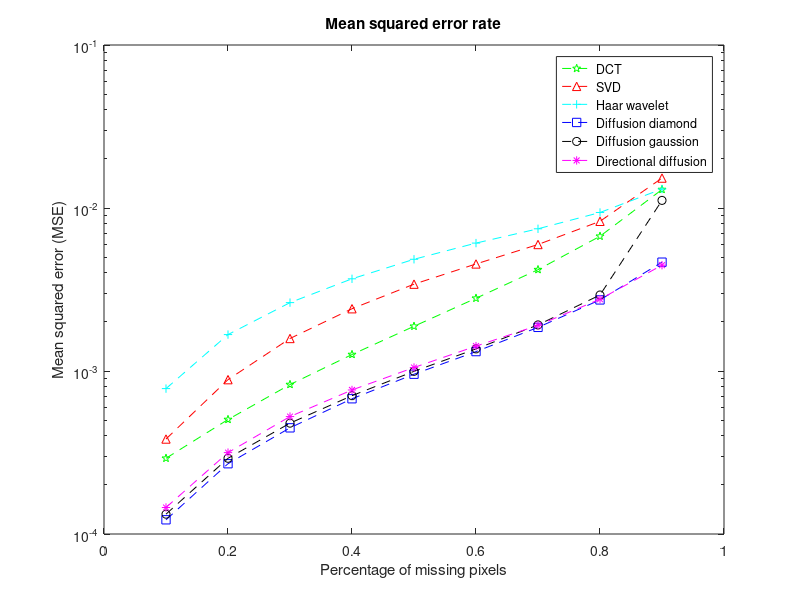
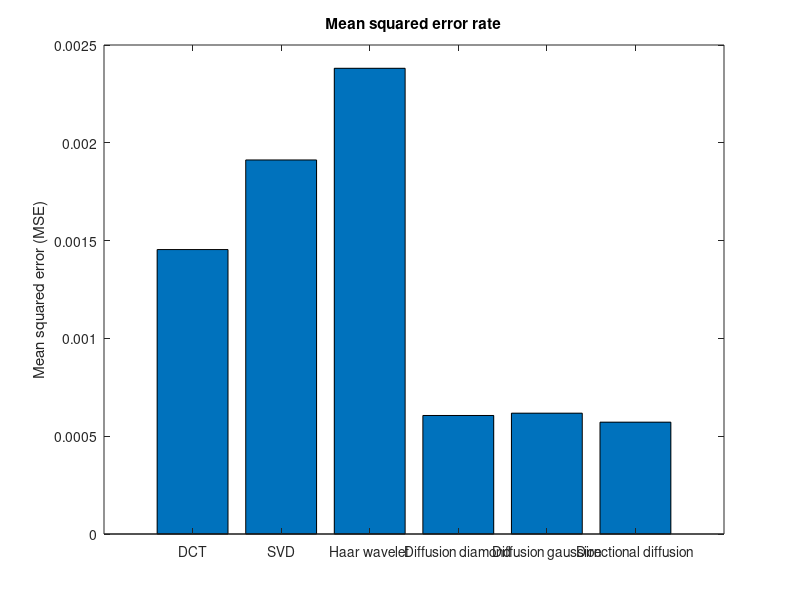
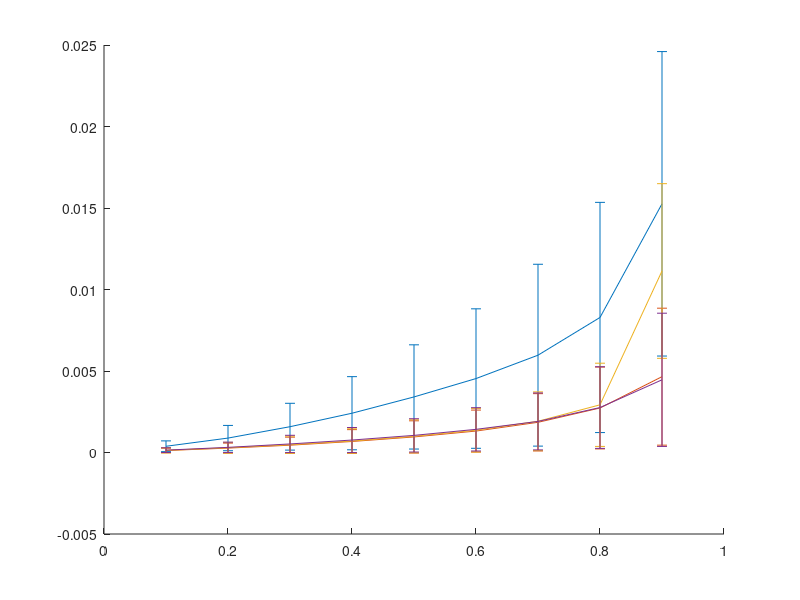

Write MATLAB code to recreate these figures, in order. (Note: this script raises an error after producing the figures.)
% Plot results for analysis

%% Load data input
% Baseline(DCT)
dct_rmd = load('baseline_randmask.mat');
dct_txt = load('baseline_textmask.mat');
% Baseline(Haar)
haar_rmd = load('baseline_haar_randmask.mat');
haar_txt = load('baseline_haar_textmask.mat');
% Regular diffusion with diamond kernel
df_dia_rmd = load('diffusion_randmask.mat');
df_dia_txt = load('diffusion_textmask.mat');
% Regular diffusion with gaussion kernel
df_gau_rmd = load('diffusion_guass_randmask.mat');
df_gau_txt = load('diffusion_guass_textmask.mat');
% Directional diffusion
gd_rmd = load('gradients_randmask.mat');
gd_txt = load('gradients_textmask.mat');
% SVD
svd_rmd = load('SVD_randmask.mat');
svd_txt = load('SVD_textmask.mat');

%% Mean square error analysis

% Plot mse with random mask
x = linspace(0.1,0.9,9);
fig_mse_rmd = figure;

semilogy(x, dct_rmd.Result_Mean,'--gp', ...
     x, svd_rmd.Result_Mean,    '--r^', ...
     x, haar_rmd.Result_Mean,   '--c+', ...
     x, df_dia_rmd.Result_Mean, '--bs', ...
     x, df_gau_rmd.Result_Mean, '--ko', ...
     x, gd_rmd.Result_Mean,     '--m*');
legend('DCT', ...
       'SVD', ...
       'Haar wavelet', ...
       'Diffusion diamond', ...
       'Diffusion gaussion', ...
       'Directional diffusion');
title('Mean squared error rate');
xlabel('Percentage of missing pixels');
ylabel('Mean squared error (MSE)');

% Plot mse with text mask
fig_mse_txt = figure;
y = [dct_txt.Result_Mean, ...
     svd_txt.Result_Mean, ...
     haar_txt.Result_Mean, ...
     df_dia_txt.Result_Mean, ...
     df_gau_txt.Result_Mean, ...
     gd_txt.Result_Mean];
bar(y);
set(gca,'XTickLabel',{ ...
        'DCT', ...
        'SVD', ...
        'Haar wavelet', ...
        'Diffusion diamond', ...
        'Diffusion gaussion', ...
        'Directional diffusion'});

title('Mean squared error rate');
% xlabel('Percentage of mask');
ylabel('Mean squared error (MSE)');

figure
hold on;
errorbar(x, svd_rmd.Result_Mean, svd_rmd.Result_Std);
errorbar(x, df_dia_rmd.Result_Mean, df_dia_rmd.Result_Std);
errorbar(x, df_gau_rmd.Result_Mean, df_gau_rmd.Result_Std);
errorbar(x, gd_rmd.Result_Mean, gd_rmd.Result_Std);

% Boxplot mse std with random mask
fig_mse_rmd_std = figure;
boxplot([svd_rmd.Result_Mean', ...
         dct_rmd.Result_Mean', ...
         haar_rmd.Result_Mean', ...
         gd_rmd.Result_Mean', ... 
         df_dia_rmd.Result_Mean', ...
         df_gau_rmd.Result_Mean'], ...
         {'SVD', 'DCT', 'Haar wavelet', 'Gradients','Diffusion diamond','Diffusion gaussion'});
title('Mean squared error standard deviation');
ylabel('Mean squared error(MSE)');

%% Runtime analysis
% plot for runtime
x = linspace(0.1,0.9,9);
fig_time_rmd = figure;
% plot(x, dct.Result_Mean, '--gp', x, svd.Result_Mean, '--r^', x, dictionary.Result_Mean, '--c+', x, diffusion.Result_Mean, '--bs', x, diffusion_gauss.Result_Mean, '--yo', x,gradients.Result_Mean, '--m*');
% plot(x, dct_rmd.Time_Mean,    '--gp', ...
semilogy(x, dct_rmd.Time_Mean,    '--gp', ...
     x, svd_rmd.Time_Mean,    '--r^', ...
     x, haar_rmd.Time_Mean,   '--c+', ...
     x, df_dia_rmd.Time_Mean, '--bs', ...
     x, df_gau_rmd.Time_Mean, '--ko', ...
     x, gd_rmd.Time_Mean,     '--m*');
legend('DCT', ...
       'SVD', ...
       'Haar wavelet' , ...
       'Diffusion diamond', ...
       'Diffusion gaussion', ...
       'Directional diffusion');
title('Runtime');
xlabel('Percentage of missing pixels');
ylabel('Runtime (sec)');

% Plot runtime with text mask
fig_time_txt = figure;
% plot(x, dct.Result_Mean, '--gp', x, svd.Result_Mean, '--r^', x, dictionary.Result_Mean, '--c+', x, diffusion.Result_Mean, '--bs', x, diffusion_gauss.Result_Mean, '--yo', x,gradients.Result_Mean, '--m*');

y = [dct_txt.Time_Mean, ...
     svd_txt.Time_Mean, ...
     haar_txt.Time_Mean, ...
     df_dia_txt.Time_Mean, ...
     df_gau_txt.Time_Mean, ...
     gd_txt.Time_Mean];
bar(y);
set(gca,'XTickLabel',{ ...
        'DCT', ...
        'SVD', ...
        'Haar wavelet', ...
        'Diffusion diamond', ...
        'Diffusion gaussion', ...
        'Directional diffusion'});

title('Runtime');
% xlabel('Percentage of mask');
ylabel('Runtime(sec)');

% Boxplot runtime std with random mask
fig_time_rmd_std = figure;
boxplot([svd_rmd.Time_Mean', ...
         dct_rmd.Time_Mean', ...         
         haar_rmd.Time_Mean', ...
         gd_rmd.Time_Mean', ... 
         df_dia_rmd.Time_Mean', ...
         df_gau_rmd.Time_Mean'], ...
         {'SVD', 'DCT', 'Gradients', 'Haar wavelet','Diffusion diamond','Diffusion gaussion'});
title('Runtime standard deviation');
ylabel('Runtime(sec)');